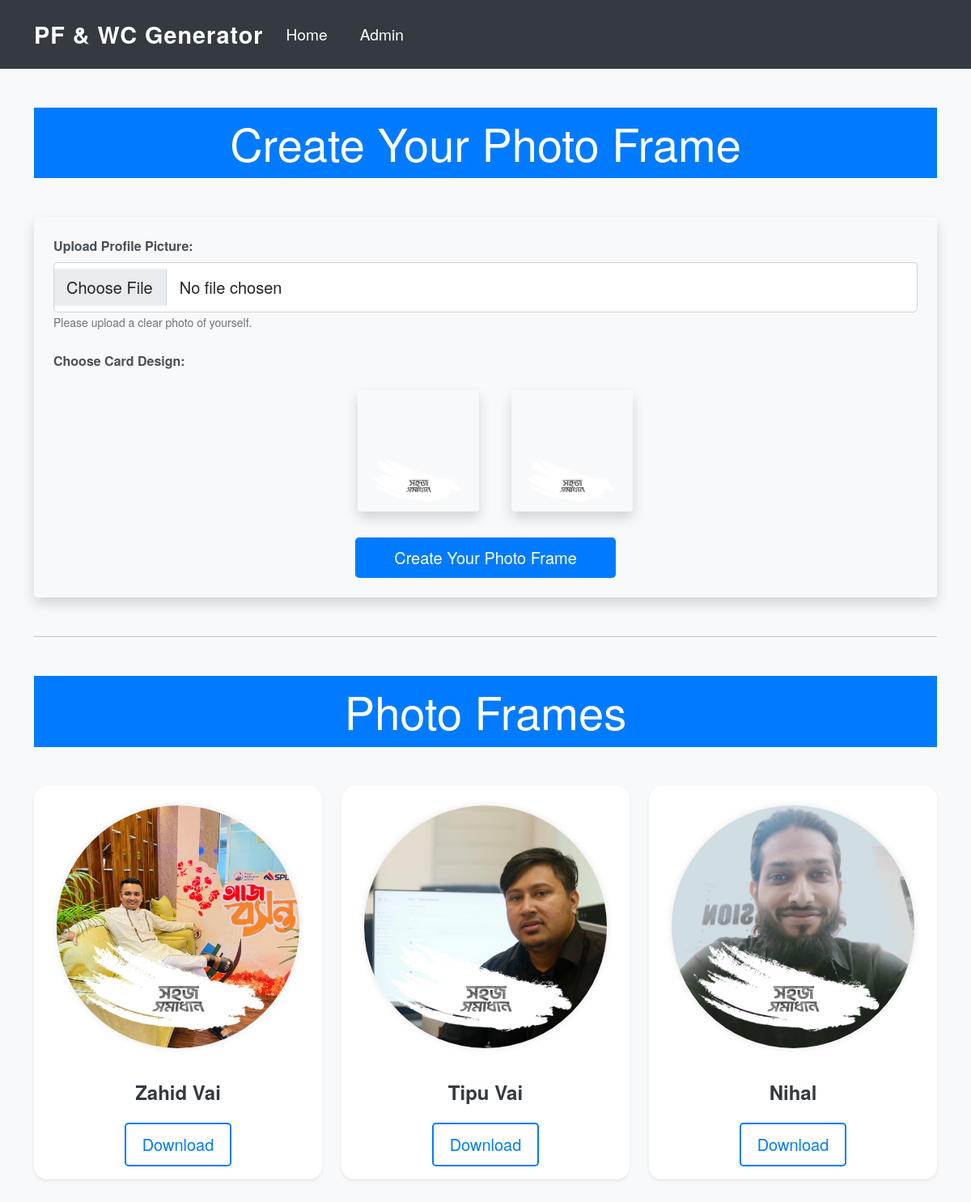
The page /photoupload/ on the database as committed earlier.
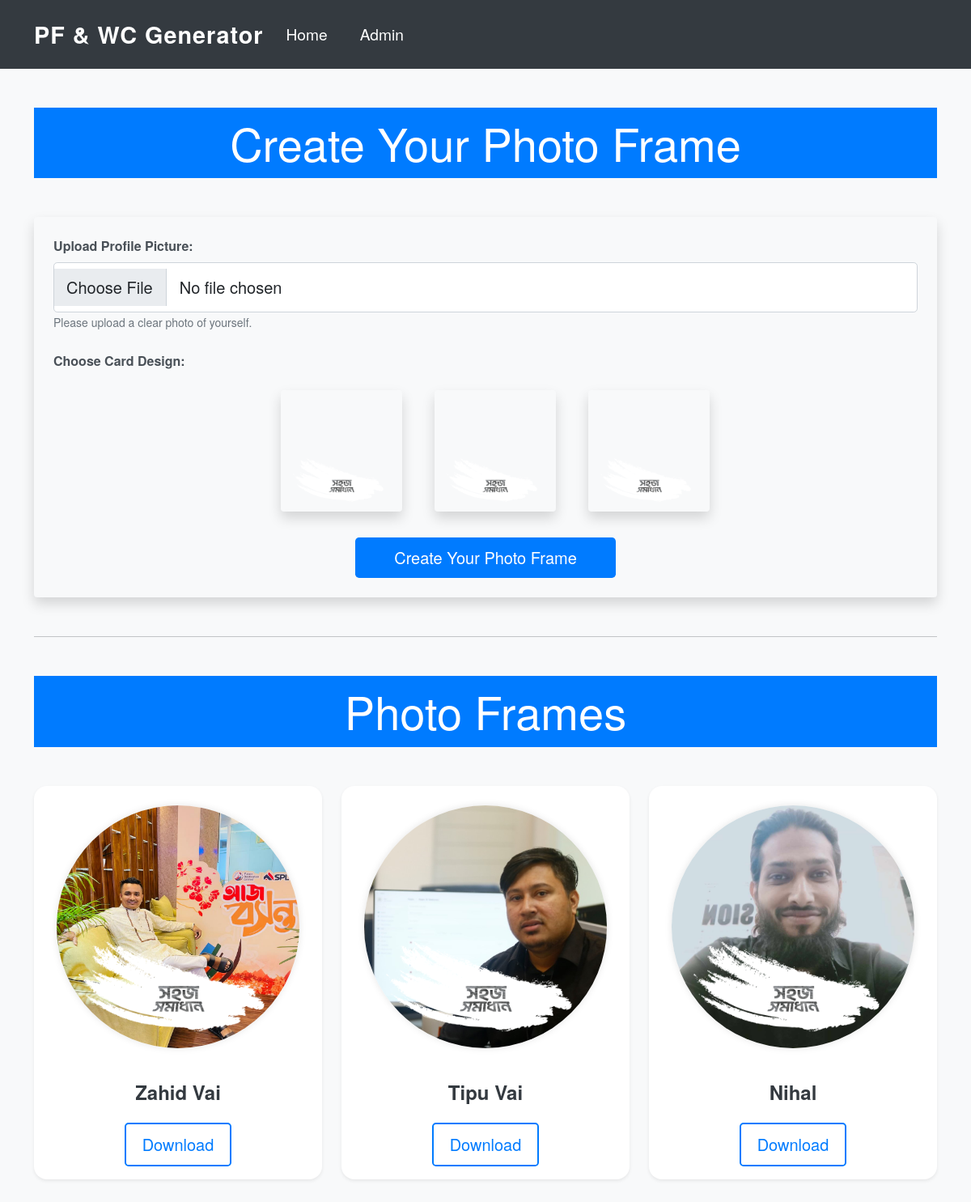
The same page on the database as committed later.
### PhotoUpload/models.py (models this page shows, shortened)
class CardDesign(models.Model):
    card_design = models.ImageField(upload_to='card_designs', default='default_card.png')

class PhotoFrame(models.Model):
    image = models.ImageField(upload_to='photo_frame_images')
    name = models.CharField(max_length=100)
    card_design = models.ForeignKey(CardDesign, on_delete=models.CASCADE)

### PhotoUpload/views.py (the view)
# urls.py: path('photoupload/', views.photoupload, name='photoupload'),
def photoupload(request):
    if request.method == 'POST':
        image = request.FILES.get('image')
        card_design_id = request.POST.get('card_design')
        card_design = CardDesign.objects.get(pk=card_design_id)
        PhotoFrame.objects.create(image=image, card_design=card_design)
        return redirect('photoupload')
    else:
        card_designs = CardDesign.objects.all()
        photo_frames = PhotoFrame.objects.all()
        return render(request, 'PhotoUpload/photoupload.html', {'card_designs': card_designs, 'photo_frames': photo_frames})

### PhotoUpload/templates/photoupload/photoupload.html (shortened to what this page needs)
{% extends "PhotoUpload/base.html" %}
{% load static %}
{% block body %}
<div class="container py-5">
    <h1 class="text-center mb-5 display-4" style="background-color: #007bff; color: #fff; padding: 10px;">Create Your Photo Frame</h1>
    <form method="post" enctype="multipart/form-data" class="mb-5 p-4 shadow rounded bg-light" id="photo-frame-form">
        <div class="mb-4">
            <label for="image" class="form-label">Upload Profile Picture:</label>
            <input type="file" class="form-control form-control-lg" id="image" name="image" required>
            <small class="form-text text-muted">Please upload a clear photo of yourself.</small>
        </div>
        <div class="mb-4">
            <p class="form-label mb-3">Choose Card Design:</p>
            <div class="d-flex flex-wrap justify-content-center">
                {% for card_design in card_designs %}
                    <div class="form-check form-check-inline m-2">
                        <label class="form-check-label card-design-label" for="card_design_{{ card_design.id }}">
                            <img src="{{ card_design.card_design.url }}" alt="Card Design {{ card_design.id }}" class="card-design-image rounded shadow">
                        </label>
                    </div>
                {% endfor %}
            </div>
        </div>
        <div class="text-center">
            <button type="submit" class="btn btn-primary btn-lg px-5 btn-create-photo-frame">Create Your Photo Frame</button>
        </div>
    </form>
    <hr class="my-5">
    <h1 class="text-center mb-5 display-4" style="background-color: #007bff; color: #fff; padding: 10px;">Photo Frames</h1>
    <div class="row justify-content-center">
        {% for photo_frame in photo_frames %}
            <div class="col-md-6 col-lg-4 mb-4">
                <div class="card border-0 shadow-sm">
                    <div class="square-image-wrapper rounded-circle mx-auto mt-4 position-relative" style="width: 300px; height: 300px; overflow: hidden;">
                        <div class="card-design-wrapper position-absolute top-0 start-0 w-100 h-100" style="background-image: url('{{ photo_frame.card_design.card_design.url }}'); background-size: cover; background-position: center;"></div>
                    </div>
                    <div class="card-body text-center">
                        <h5 class="card-title mt-4">{{ photo_frame.name }}</h5>
                        <a href="{% url 'download_photo_frame' pk=photo_frame.pk %}" class="btn btn-outline-primary mt-3">Download</a>
                    </div>
                </div>
            </div>
        {% endfor %}
    </div>
</div>
{% endblock %}

Rows that differ between the two databases and show on the page:
added CardDesign: card_design (picture)
